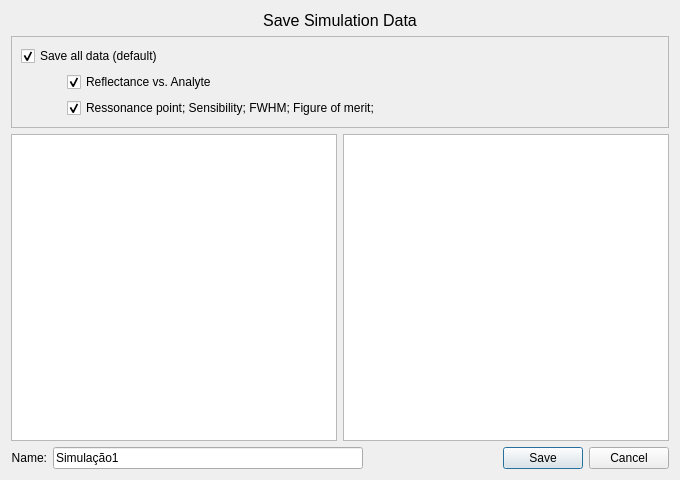
<?xml version="1.0" encoding="UTF-8"?>
<ui version="4.0">
 <class>Dialog</class>
 <widget class="QDialog" name="Dialog">
  <property name="geometry">
   <rect>
    <x>0</x>
    <y>0</y>
    <width>680</width>
    <height>480</height>
   </rect>
  </property>
  <property name="sizePolicy">
   <sizepolicy hsizetype="Fixed" vsizetype="Fixed">
    <horstretch>0</horstretch>
    <verstretch>0</verstretch>
   </sizepolicy>
  </property>
  <property name="minimumSize">
   <size>
    <width>600</width>
    <height>480</height>
   </size>
  </property>
  <property name="maximumSize">
   <size>
    <width>700</width>
    <height>520</height>
   </size>
  </property>
  <property name="windowTitle">
   <string>Dialog</string>
  </property>
  <layout class="QVBoxLayout" name="verticalLayout">
   <item>
    <widget class="QLabel" name="title">
     <property name="text">
      <string>&lt;html&gt;&lt;head/&gt;&lt;body&gt;&lt;p align=&quot;center&quot;&gt;&lt;span style=&quot; font-size:12pt;&quot;&gt;Save Simulation Data&lt;/span&gt;&lt;/p&gt;&lt;/body&gt;&lt;/html&gt;</string>
     </property>
    </widget>
   </item>
   <item>
    <widget class="QFrame" name="frame_options">
     <property name="frameShape">
      <enum>QFrame::StyledPanel</enum>
     </property>
     <property name="frameShadow">
      <enum>QFrame::Raised</enum>
     </property>
     <layout class="QFormLayout" name="formLayout">
      <item row="0" column="0" colspan="2">
       <widget class="QCheckBox" name="save_default">
        <property name="text">
         <string>Save all data (default)</string>
        </property>
        <property name="checked">
         <bool>true</bool>
        </property>
       </widget>
      </item>
      <item row="1" column="0">
       <spacer name="horizontalSpacer_2">
        <property name="orientation">
         <enum>Qt::Horizontal</enum>
        </property>
        <property name="sizeHint" stdset="0">
         <size>
          <width>40</width>
          <height>20</height>
         </size>
        </property>
       </spacer>
      </item>
      <item row="1" column="1">
       <widget class="QCheckBox" name="save_reflectance">
        <property name="text">
         <string>Reflectance vs. Analyte</string>
        </property>
        <property name="checked">
         <bool>true</bool>
        </property>
       </widget>
      </item>
      <item row="2" column="0">
       <spacer name="horizontalSpacer_3">
        <property name="orientation">
         <enum>Qt::Horizontal</enum>
        </property>
        <property name="sizeHint" stdset="0">
         <size>
          <width>40</width>
          <height>20</height>
         </size>
        </property>
       </spacer>
      </item>
      <item row="2" column="1">
       <widget class="QCheckBox" name="save_parameters">
        <property name="text">
         <string>Ressonance point; Sensibility; FWHM; Figure of merit;</string>
        </property>
        <property name="checked">
         <bool>true</bool>
        </property>
       </widget>
      </item>
     </layout>
    </widget>
   </item>
   <item>
    <layout class="QHBoxLayout" name="layout_show_file">
     <item>
      <widget class="QTextBrowser" name="show_file_reflectance"/>
     </item>
     <item>
      <widget class="QTextBrowser" name="show_file_parameters"/>
     </item>
    </layout>
   </item>
   <item>
    <layout class="QHBoxLayout" name="layout_name">
     <item>
      <widget class="QLabel" name="label_2">
       <property name="text">
        <string>Name:</string>
       </property>
       <property name="alignment">
        <set>Qt::AlignRight|Qt::AlignTrailing|Qt::AlignVCenter</set>
       </property>
      </widget>
     </item>
     <item>
      <widget class="QLineEdit" name="file_name">
       <property name="maximumSize">
        <size>
         <width>390</width>
         <height>16777215</height>
        </size>
       </property>
       <property name="text">
        <string>Simulação1</string>
       </property>
      </widget>
     </item>
     <item>
      <widget class="QDialogButtonBox" name="buttonBox">
       <property name="maximumSize">
        <size>
         <width>300</width>
         <height>16777215</height>
        </size>
       </property>
       <property name="orientation">
        <enum>Qt::Horizontal</enum>
       </property>
       <property name="standardButtons">
        <set>QDialogButtonBox::Cancel|QDialogButtonBox::Save</set>
       </property>
       <property name="centerButtons">
        <bool>false</bool>
       </property>
      </widget>
     </item>
    </layout>
   </item>
  </layout>
 </widget>
 <resources/>
 <connections>
  <connection>
   <sender>buttonBox</sender>
   <signal>accepted()</signal>
   <receiver>Dialog</receiver>
   <slot>accept()</slot>
   <hints>
    <hint type="sourcelabel">
     <x>248</x>
     <y>254</y>
    </hint>
    <hint type="destinationlabel">
     <x>157</x>
     <y>274</y>
    </hint>
   </hints>
  </connection>
  <connection>
   <sender>buttonBox</sender>
   <signal>rejected()</signal>
   <receiver>Dialog</receiver>
   <slot>reject()</slot>
   <hints>
    <hint type="sourcelabel">
     <x>316</x>
     <y>260</y>
    </hint>
    <hint type="destinationlabel">
     <x>286</x>
     <y>274</y>
    </hint>
   </hints>
  </connection>
 </connections>
</ui>
